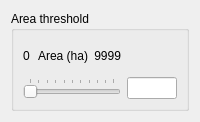
         <widget class="QWidget" name="page_2">
          <property name="sizePolicy">
           <sizepolicy hsizetype="Preferred" vsizetype="Preferred">
            <horstretch>0</horstretch>
            <verstretch>0</verstretch>
           </sizepolicy>
          </property>
          <layout class="QGridLayout" name="gridLayout_100">
           <item row="0" column="0">
            <widget class="QGroupBox" name="areaGroup">
             <property name="sizePolicy">
              <sizepolicy hsizetype="Preferred" vsizetype="Fixed">
               <horstretch>0</horstretch>
               <verstretch>0</verstretch>
              </sizepolicy>
             </property>
             <property name="minimumSize">
              <size>
               <width>0</width>
               <height>100</height>
              </size>
             </property>
             <property name="title">
              <string>Area threshold</string>
             </property>
             <layout class="QGridLayout" name="gridLayout_13">
              <item row="0" column="0">
               <widget class="QLabel" name="areaMin">
                <property name="text">
                 <string>0</string>
                </property>
               </widget>
              </item>
              <item row="0" column="1">
               <widget class="QLabel" name="areaLabel">
                <property name="text">
                 <string>Area (ha)</string>
                </property>
                <property name="alignment">
                 <set>Qt::AlignCenter</set>
                </property>
               </widget>
              </item>
              <item row="0" column="2">
               <widget class="QLabel" name="areaMax">
                <property name="text">
                 <string>9999</string>
                </property>
                <property name="alignment">
                 <set>Qt::AlignRight|Qt::AlignTrailing|Qt::AlignVCenter</set>
                </property>
               </widget>
              </item>
              <item row="1" column="0" colspan="3">
               <widget class="QSlider" name="areaSlider">
                <property name="orientation">
                 <enum>Qt::Horizontal</enum>
                </property>
                <property name="tickPosition">
                 <enum>QSlider::TicksAbove</enum>
                </property>
               </widget>
              </item>
              <item row="1" column="3">
               <widget class="QLineEdit" name="areaVal">
                <property name="sizePolicy">
                 <sizepolicy hsizetype="Expanding" vsizetype="Fixed">
                  <horstretch>0</horstretch>
                  <verstretch>0</verstretch>
                 </sizepolicy>
                </property>
                <property name="minimumSize">
                 <size>
                  <width>50</width>
                  <height>0</height>
                 </size>
                </property>
                <property name="maximumSize">
                 <size>
                  <width>50</width>
                  <height>16777215</height>
                 </size>
                </property>
                <property name="toolTip">
                 <string>Potential HRUs (particular landuse/soil/slope band combinations) covering less than this area or percentage of their subbasin will be eliminated as HRUs.</string>
                </property>
               </widget>
              </item>
             </layout>
            </widget>
           </item>
          </layout>
         </widget>
